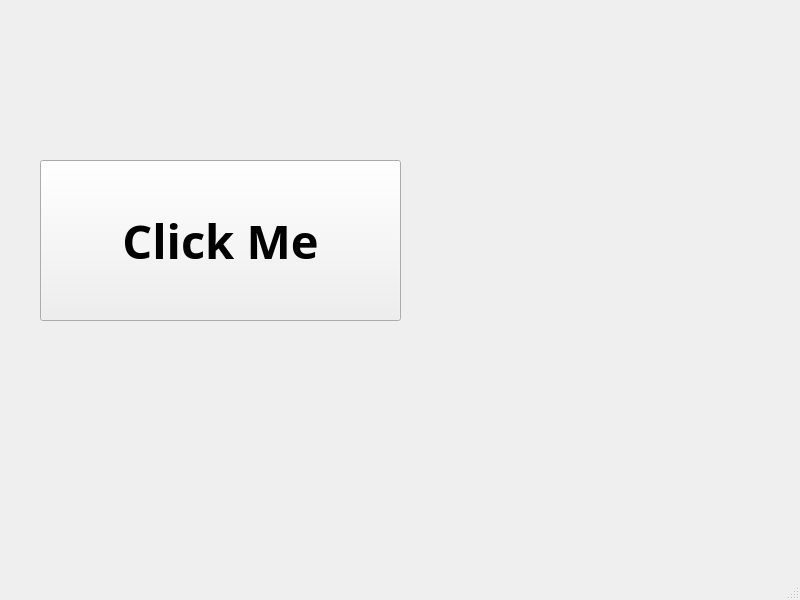
<?xml version="1.0" encoding="UTF-8"?>
<ui version="4.0">
 <class>MainWindow</class>
 <widget class="QMainWindow" name="MainWindow">
  <property name="geometry">
   <rect>
    <x>0</x>
    <y>0</y>
    <width>800</width>
    <height>600</height>
   </rect>
  </property>
  <property name="windowTitle">
   <string>MainWindow</string>
  </property>
  <widget class="QWidget" name="centralwidget">
   <widget class="QPushButton" name="pushButton">
    <property name="geometry">
     <rect>
      <x>40</x>
      <y>160</y>
      <width>361</width>
      <height>161</height>
     </rect>
    </property>
    <property name="font">
     <font>
      <family>Arial Hebrew</family>
      <pointsize>35</pointsize>
      <bold>true</bold>
     </font>
    </property>
    <property name="text">
     <string>Click Me</string>
    </property>
   </widget>
  </widget>
  <widget class="QMenuBar" name="menubar">
   <property name="geometry">
    <rect>
     <x>0</x>
     <y>0</y>
     <width>800</width>
     <height>22</height>
    </rect>
   </property>
  </widget>
  <widget class="QStatusBar" name="statusbar"/>
 </widget>
 <resources/>
 <connections/>
</ui>
